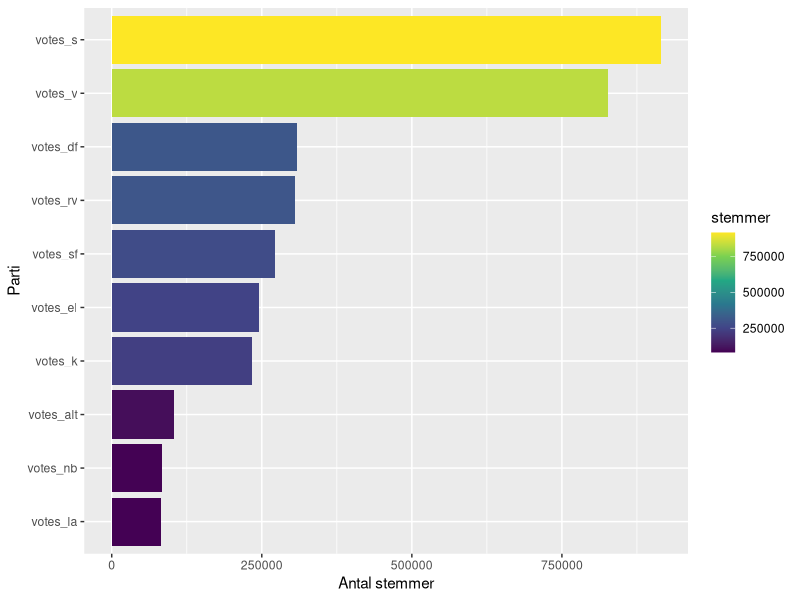
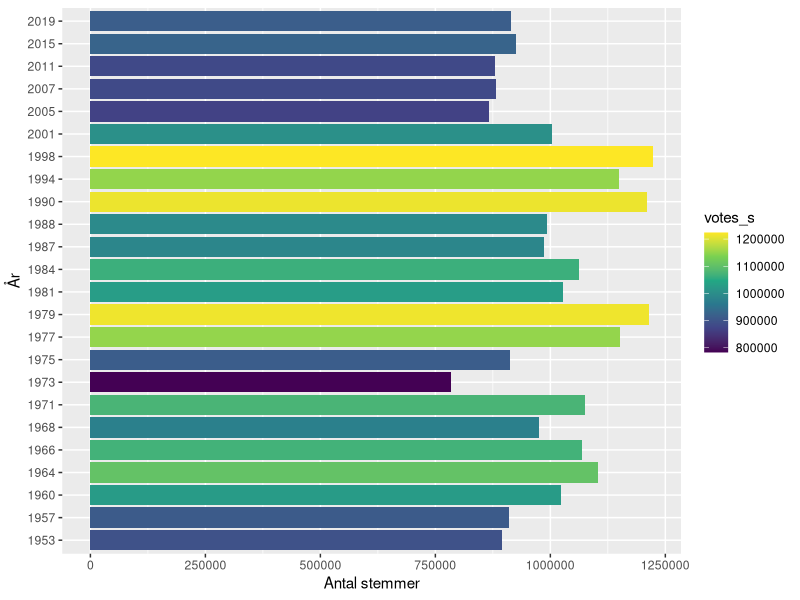

Source code (R) for these figures, in order:
## ---- chunk 1
#install.packages("readxl")
#install.packages("tidyverse")
#install.packages("ggplot2")
## ---- chunk 2
library(readxl)
library(tidyverse)
library(ggplot2) 
## ---- chunk 3
fv_votes <- read_excel("data/folketingsvalg.xlsx", sheet = "votes")
fv_seats <- read_excel("data/folketingsvalg.xlsx", sheet = "seats")

## ---- chunk 4

#Viser de første linjer af vores datasæt
head(fv_votes)

#viser de sidste linjer i vores datasæt
tail(fv_seats)

## ---- chunk 5

#Udvælg centrale partier - her er de partier, der blev valgt ind i folketinget i 2019
fv_udv <- select(fv_votes, "year", "votes_s", "votes_k", "votes_df", "votes_v", "votes_el", "votes_la", "votes_alt", "votes_rv", "votes_nb", "votes_sf")

#Komprimer tabellen for folketinget i 2019, så partierne samles i en kolonne og antal stemmer samles i en anden kolonne
fv_udv <- pivot_longer(fv_udv, cols = 2:11, names_to = "parti", values_to = "stemmer")

#Finder max værdien i kolonnen
max(fv_udv$stemmer, na.rm = TRUE)

#Finder min værdien i kolonnen
min(fv_udv$stemmer, na.rm = TRUE)

#Viser oversigt over min, max, median, mean etc.
summary(fv_udv$stemmer)

## ---- chunk 6
#Visualisering af antallet af stemmer pr. parti ved folketingsvalget i 2019 for de partier, der blev valgt ind 
fv_udv %>% 
  filter(year == 2019) %>%
  ggplot(aes(x = reorder(parti, stemmer), y = stemmer, fill = stemmer))+
  geom_col()+
  coord_flip()+
  labs(x = "Parti", y = "Antal stemmer")+
  scale_fill_viridis_c()
## ---- chunk 7

#Udvælg de kolonner/variable som vi ønsker i tabellen. Her der det socialdemokratiet og årstal vi er interesserede i
fv_votes_s <- fv_votes %>% 
  select(votes_s, year)

#Visualisering af antallet af stemmer for Socialdemokratiet fra 1953 til 2019
fv_votes_s %>% 
  ggplot(aes(x = factor(year), y = votes_s, fill = votes_s))+
  geom_col()+
  coord_flip()+
  labs(x = "År", y = "Antal stemmer")+
  scale_fill_viridis_c()
## ---- chunk 8
#Sammenflet de to datasæt med udgangspunkt i den fælles variable 'years'
fv <- left_join(fv_votes, fv_seats, by = "year")

#Lav et nyt datasæt, hvor relevante variable optræder. En tabel, som viser, hvor mange pct. af stemmerne Venstre har opnået ved de enkelte valg, og hvor mange pct. af mandaterne, det har resulteret i. - obs. vi er interesserede i kolonnen votes_total, da andel udregnes med afsæt i det fulde antal
fv_venstre <- fv %>%
  select(year, votes_v, seats_v, votes_total) %>% 
  mutate(andel_stemmer_pct = votes_v / votes_total*100) %>% 
  mutate(andel_mandater_pct = seats_v / 175*100)

#Ændrer antal decimaler for procenttallene - her ændre vi til 1 decimal
fv_venstre$andel_stemmer_pct <- round(fv_venstre$andel_stemmer_pct, 1)

fv_venstre$andel_mandater_pct <- round(fv_venstre$andel_mandater_pct, 1)

#Se en oversigt over fordelingen af andel stemmer og mandater i procent for Venstre
summary(fv_venstre)

#Filtrer efter det år, hvor Venstre havde den mindste andel af stemmerne i procent
fv_venstre %>% 
  filter(andel_stemmer_pct == min(andel_stemmer_pct))

#Filtrer efter det år, hvor Venstre havde den største andel af stemmerne i procent
fv_venstre %>% 
  filter(andel_stemmer_pct == max(andel_stemmer_pct))
	
